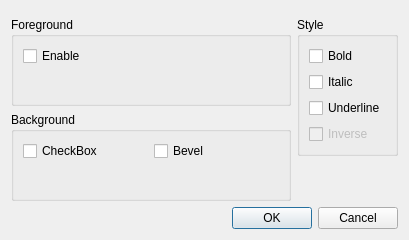
<?xml version="1.0" encoding="UTF-8"?>
<ui version="4.0">
 <class>textEffects</class>
 <widget class="QDialog" name="textEffects">
  <property name="geometry">
   <rect>
    <x>0</x>
    <y>0</y>
    <width>402</width>
    <height>240</height>
   </rect>
  </property>
  <property name="sizePolicy">
   <sizepolicy hsizetype="Preferred" vsizetype="Preferred">
    <horstretch>0</horstretch>
    <verstretch>0</verstretch>
   </sizepolicy>
  </property>
  <property name="maximumSize">
   <size>
    <width>1000</width>
    <height>1000</height>
   </size>
  </property>
  <property name="windowTitle">
   <string>Text Effects</string>
  </property>
  <property name="sizeGripEnabled">
   <bool>false</bool>
  </property>
  <property name="modal">
   <bool>false</bool>
  </property>
  <layout class="QVBoxLayout" name="verticalLayout_2">
   <item>
    <widget class="DolphinEdit" name="widget_Preview" native="true"/>
   </item>
   <item>
    <layout class="QVBoxLayout" name="verticalLayout">
     <item>
      <layout class="QHBoxLayout" name="horizontalLayout">
       <item>
        <layout class="QVBoxLayout" name="verticalLayout_3">
         <item>
          <widget class="QGroupBox" name="groupBox">
           <property name="title">
            <string>Foreground</string>
           </property>
           <layout class="QVBoxLayout" name="verticalLayout_4">
            <item>
             <widget class="QCheckBox" name="checkBox_EnableForeground">
              <property name="text">
               <string>Enable</string>
              </property>
             </widget>
            </item>
            <item>
             <widget class="GradientColourSelector" name="widget_ForegroundColour" native="true">
              <property name="minimumSize">
               <size>
                <width>256</width>
                <height>0</height>
               </size>
              </property>
             </widget>
            </item>
           </layout>
          </widget>
         </item>
         <item>
          <widget class="QGroupBox" name="groupBox_2">
           <property name="title">
            <string>Background</string>
           </property>
           <layout class="QVBoxLayout" name="verticalLayout_6">
            <item>
             <layout class="QHBoxLayout" name="horizontalLayout_2">
              <item>
               <widget class="QCheckBox" name="checkBox">
                <property name="text">
                 <string>CheckBox</string>
                </property>
               </widget>
              </item>
              <item>
               <widget class="QCheckBox" name="checkBox_EnableForeground_3">
                <property name="text">
                 <string>Bevel</string>
                </property>
               </widget>
              </item>
             </layout>
            </item>
            <item>
             <widget class="GradientColourSelector" name="widget_BackgroundColour" native="true">
              <property name="minimumSize">
               <size>
                <width>256</width>
                <height>0</height>
               </size>
              </property>
             </widget>
            </item>
           </layout>
          </widget>
         </item>
        </layout>
       </item>
       <item>
        <layout class="QVBoxLayout" name="verticalLayout_8">
         <item>
          <widget class="QGroupBox" name="groupBox_3">
           <property name="title">
            <string>Style</string>
           </property>
           <layout class="QVBoxLayout" name="verticalLayout_7">
            <item>
             <widget class="QCheckBox" name="checkBox_StyleBold">
              <property name="text">
               <string>Bold</string>
              </property>
             </widget>
            </item>
            <item>
             <widget class="QCheckBox" name="checkBox_StyleItalic">
              <property name="text">
               <string>Italic</string>
              </property>
             </widget>
            </item>
            <item>
             <widget class="QCheckBox" name="checkBox_StyleUnderline">
              <property name="text">
               <string>Underline</string>
              </property>
             </widget>
            </item>
            <item>
             <widget class="QCheckBox" name="checkBox_StyleInverse">
              <property name="enabled">
               <bool>false</bool>
              </property>
              <property name="text">
               <string>Inverse</string>
              </property>
             </widget>
            </item>
           </layout>
          </widget>
         </item>
         <item>
          <spacer name="verticalSpacer">
           <property name="orientation">
            <enum>Qt::Vertical</enum>
           </property>
           <property name="sizeHint" stdset="0">
            <size>
             <width>20</width>
             <height>40</height>
            </size>
           </property>
          </spacer>
         </item>
        </layout>
       </item>
       <item>
        <spacer name="horizontalSpacer">
         <property name="orientation">
          <enum>Qt::Horizontal</enum>
         </property>
         <property name="sizeHint" stdset="0">
          <size>
           <width>40</width>
           <height>20</height>
          </size>
         </property>
        </spacer>
       </item>
      </layout>
     </item>
    </layout>
   </item>
   <item>
    <widget class="QDialogButtonBox" name="buttonBox">
     <property name="orientation">
      <enum>Qt::Horizontal</enum>
     </property>
     <property name="standardButtons">
      <set>QDialogButtonBox::Cancel|QDialogButtonBox::Ok</set>
     </property>
    </widget>
   </item>
  </layout>
 </widget>
 <customwidgets>
  <customwidget>
   <class>GradientColourSelector</class>
   <extends>QWidget</extends>
   <header>gradientcolourselector.hpp</header>
   <container>1</container>
  </customwidget>
  <customwidget>
   <class>DolphinEdit</class>
   <extends>QWidget</extends>
   <header>dolphinedit.hpp</header>
   <container>1</container>
  </customwidget>
 </customwidgets>
 <resources>
  <include location="resources.qrc"/>
 </resources>
 <connections>
  <connection>
   <sender>buttonBox</sender>
   <signal>accepted()</signal>
   <receiver>textEffects</receiver>
   <slot>accept()</slot>
   <hints>
    <hint type="sourcelabel">
     <x>248</x>
     <y>254</y>
    </hint>
    <hint type="destinationlabel">
     <x>157</x>
     <y>274</y>
    </hint>
   </hints>
  </connection>
  <connection>
   <sender>buttonBox</sender>
   <signal>rejected()</signal>
   <receiver>textEffects</receiver>
   <slot>reject()</slot>
   <hints>
    <hint type="sourcelabel">
     <x>316</x>
     <y>260</y>
    </hint>
    <hint type="destinationlabel">
     <x>286</x>
     <y>274</y>
    </hint>
   </hints>
  </connection>
 </connections>
</ui>
